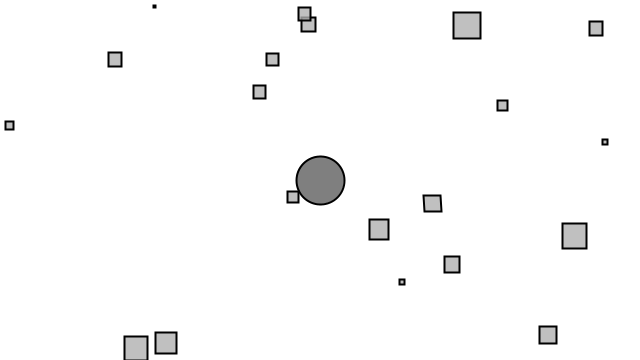
Frame 1 (no input)
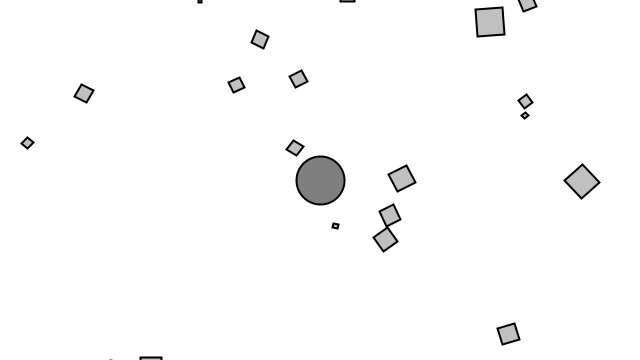
Frame 60 (the mouse pressed at the canvas centre just before this capture)
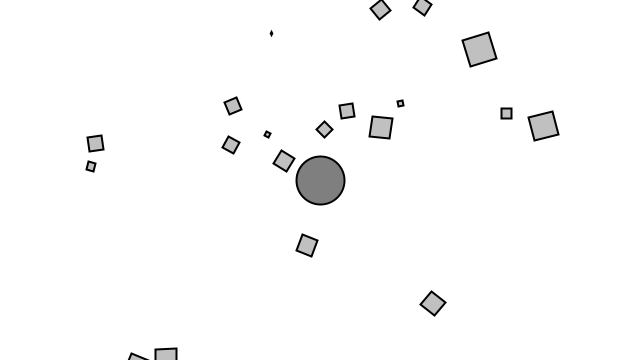
Frame 120 (the mouse held since frame 60 and released just before this capture)

The Processing sketch that drew these frames (run headless with seeded random() and noise(); from frame 60 on, the mouse is pressed at the canvas centre):

// Processing sketch: Example_3_2_Foreces_angular_mot_trails
// ── Example_3_2_Foreces_angular_mot_trails.pde
// The Nature of Code
// Daniel Shiffman
// http://natureofcode.com

Mover[] movers = new Mover[20];

Attractor a;

void setup() {
  size(640,360);
  background(255);
  for (int i = 0; i < movers.length; i++) {
    movers[i] = new Mover(random(0.1,2),random(width),random(height)); 
  }
  a = new Attractor();
}

void draw() {
  background(255);

  a.display();

  for (int i = 0; i < movers.length; i++) {
    PVector force = a.attract(movers[i]);
    movers[i].applyForce(force);

    movers[i].update();
    movers[i].display();
  }

}

// ── Attractor.pde
// The Nature of Code
// Daniel Shiffman
// http://natureofcode.com

// Attraction

// A class for a draggable attractive body in our world

class Attractor {
  float mass;         // Mass, tied to size
  PVector position;   // position
  float g;

  Attractor() {
    position = new PVector(width/2, height/2);
    mass = 20;
    g = 0.4;
  }


  PVector attract(Mover m) {
    PVector force = PVector.sub(position, m.position);             // Calculate direction of force
    float distance = force.mag();                                 // Distance between objects
    distance = constrain(distance, 5.0, 25.0);                             // Limiting the distance to eliminate "extreme" results for very close or very far objects
    force.normalize();                                            // Normalize vector (distance doesn't matter here, we just want this vector for direction)
    float strength = (g * mass * m.mass) / (distance * distance); // Calculate gravitional force magnitude
    force.mult(strength);                                         // Get force vector --> magnitude * direction
    return force;
  }

  // Method to display
  void display() {
    stroke(0);
    strokeWeight(2);
    fill(127);
    ellipse(position.x, position.y, 48, 48);
  }
}

// ── Mover.pde
// The Nature of Code
// Daniel Shiffman
// http://natureofcode.com

class Mover {

  PVector position;
  PVector velocity;
  PVector acceleration;
  float mass;

  float angle = 0;
  float aVelocity = 0;
  float aAcceleration = 0;

  Mover(float m, float x, float y) {
    mass = m;
    position = new PVector(x,y);
    velocity = new PVector(random(-1,1),random(-1,1));
    acceleration = new PVector(0,0);
  }

  void applyForce(PVector force) {
    PVector f = PVector.div(force,mass);
    acceleration.add(f);
  }

  void update() {

    velocity.add(acceleration);
    position.add(velocity);

    aAcceleration = acceleration.x / 10.0;
    aVelocity += aAcceleration;
    aVelocity = constrain(aVelocity,-0.1,0.1);
    angle += aVelocity;

    acceleration.mult(0);
  }

  void display() {
    stroke(0);
    fill(175,200);
    rectMode(CENTER);
    pushMatrix();
    translate(position.x,position.y);
    rotate(angle);
    rect(0,0,mass*16,mass*16);
    popMatrix();
  }

}
